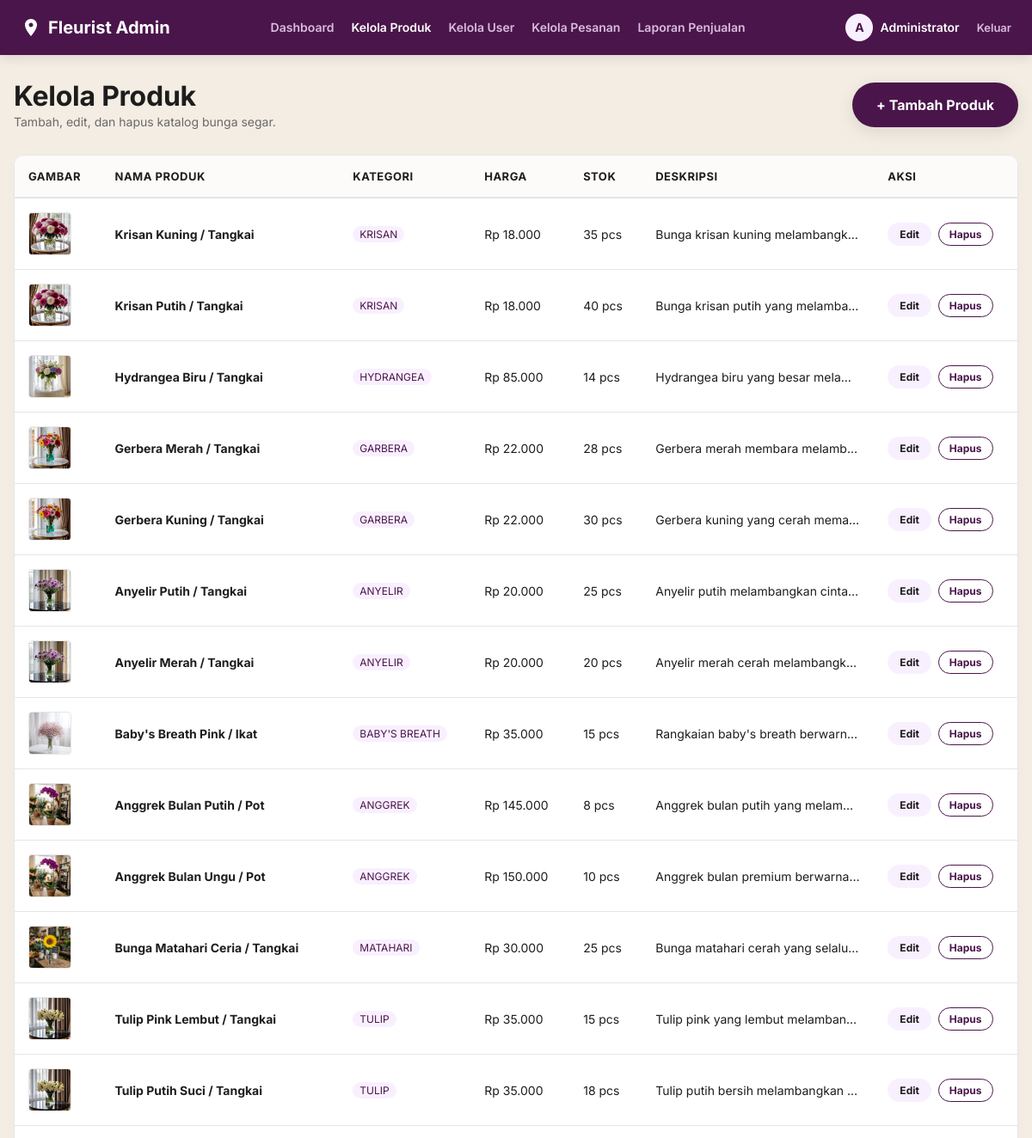
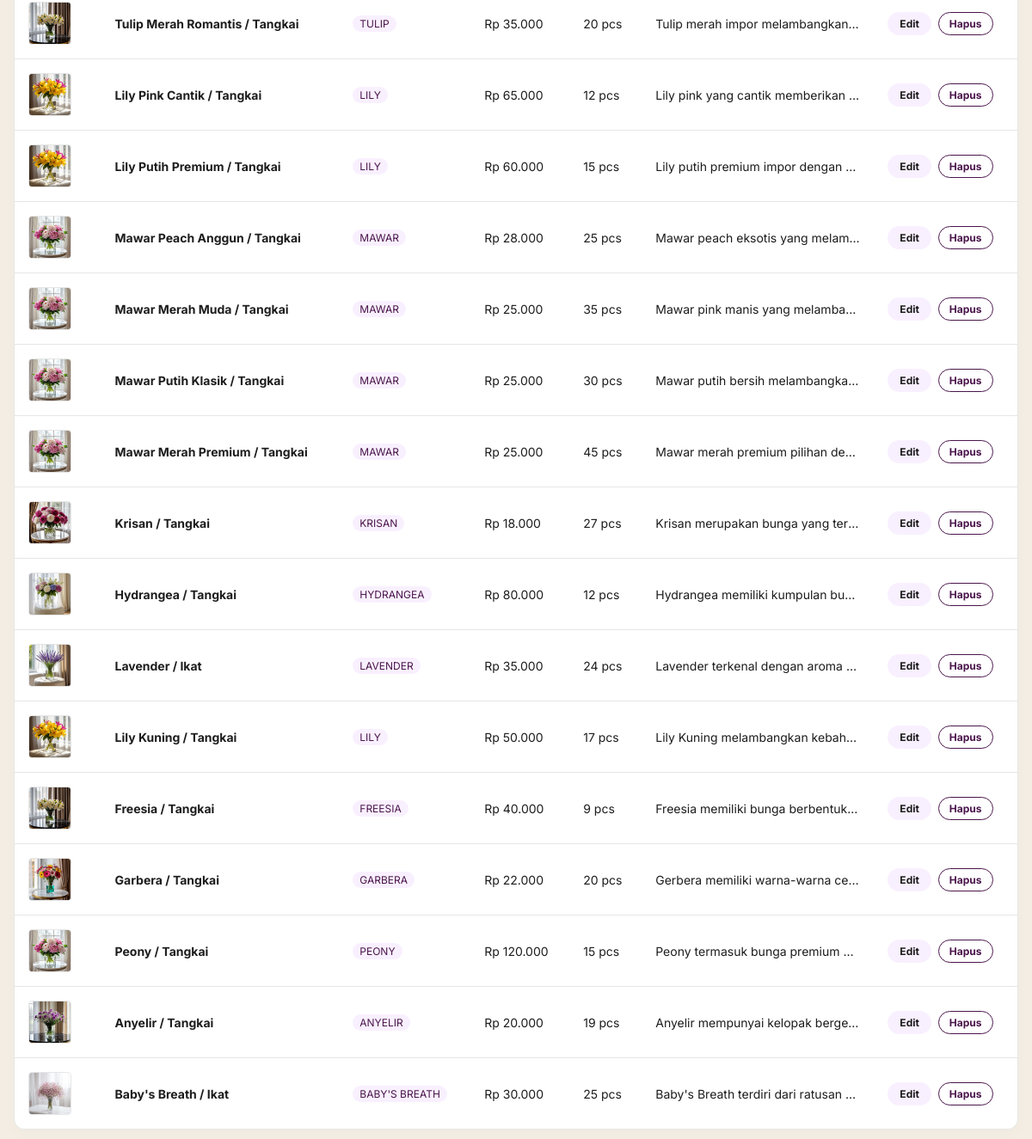
Page /admin/produk.php (signed in) on the committed database (2 pictures, top to bottom).
### tables this page shows
CREATE TABLE produk (
    id_produk INT AUTO_INCREMENT PRIMARY KEY,
    nama_produk VARCHAR(150) NOT NULL,
    kategori VARCHAR(100) NOT NULL,
    harga INT NOT NULL,
    stok INT NOT NULL DEFAULT 0,
    deskripsi TEXT,
    gambar VARCHAR(255)
);

### admin/produk.php (the view, shortened to what this page needs)
<?php
require_once '../koneksi.php';
include 'navbar.php';
$action = $_GET['action'] ?? 'list';
$upload_dir = '../uploads/';
$products = [];
if ($action === 'list') {
    try {
        $stmt = $db->query("SELECT * FROM produk ORDER BY id_produk DESC");
        $products = $stmt->fetchAll();
    } catch (PDOException $e) {
        $error = "Gagal memuat produk: " . $e->getMessage();
    }
}
?>
<!DOCTYPE html>
<html lang="id">
<head>
    <link rel="stylesheet" href="../style.css">
</head>
<body>
    <div class="admin-container">
        <?php if ($action === 'list'): ?>
            <div class="admin-header">
                <div>
                    <h1 class="display-md">Kelola Produk</h1>
                    <p class="caption">Tambah, edit, dan hapus katalog bunga segar.</p>
                </div>
                <div>
                    <a href="produk.php?action=add" class="btn btn-primary-pill">+ Tambah Produk</a>
                </div>
            </div>
            <div class="admin-table-container">
                <table class="admin-table">
                    <thead>
                        <tr>
                            <th>Gambar</th>
                            <th>Nama Produk</th>
                            <th>Kategori</th>
                            <th>Harga</th>
                            <th>Stok</th>
                            <th>Deskripsi</th>
                            <th>Aksi</th>
                        </tr>
                    </thead>
                    <tbody>
                        <?php if (empty($products)): ?>
                            <tr>
                                <td colspan="7" style="text-align: center; color: var(--ink-mute);">Belum ada produk. Silakan tambahkan produk baru.</td>
                            </tr>
                        <?php else: ?>
                            <?php foreach ($products as $prod): ?>
                                <tr>
                                    <td>
                                        <?php if ($prod['gambar'] && file_exists($upload_dir . $prod['gambar'])): ?>
                                            <img src="<?= $upload_dir . htmlspecialchars($prod['gambar']) ?>" alt="<?= htmlspecialchars($prod['nama_produk']) ?>" style="width: 50px; height: 50px; object-fit: cover; border-radius: var(--rounded-sm); border: 1px solid var(--hairline);">
                                        <?php else: ?>
                                            <div style="width: 50px; height: 50px; background-color: var(--canvas-cream); display: flex; align-items: center; justify-content: center; font-size: 10px; color: var(--ink-mute); border-radius: var(--rounded-sm); border: 1px solid var(--hairline);">No Img</div>
                                        <?php endif; ?>
                                    </td>
                                    <td><strong><?= htmlspecialchars($prod['nama_produk']) ?></strong></td>
                                    <td><span class="badge badge-role" style="font-weight: normal;"><?= htmlspecialchars($prod['kategori']) ?></span></td>
                                    <td>Rp <?= number_format($prod['harga'], 0, ',', '.') ?></td>
                                    <td><?= number_format($prod['stok']) ?> pcs</td>
                                    <td style="max-width: 250px; white-space: nowrap; overflow: hidden; text-overflow: ellipsis;" title="<?= htmlspecialchars($prod['deskripsi']) ?>">
                                        <?= htmlspecialchars($prod['deskripsi']) ?>
                                    </td>
                                    <td>
                                        <div style="display: flex; gap: var(--spacing-sm);">
                                            <a href="produk.php?action=edit&id=<?= $prod['id_produk'] ?>" class="btn btn-secondary-pill" style="padding: 6px 14px; font-size: 12px;">Edit</a>
                                            <a href="produk.php?action=delete&id=<?= $prod['id_produk'] ?>" class="btn btn-outline-aubergine" style="padding: 4px 12px; font-size: 12px; border: 1px solid var(--primary);" onclick="return confirm('Apakah Anda yakin ingin menghapus produk ini?')">Hapus</a>
                                        </div>
                                    </td>
                                </tr>
                            <?php endforeach; ?>
                        <?php endif; ?>
                    </tbody>
                </table>
            </div>
        <?php endif; ?>
    </div>
</body>
</html>

### style.css (style rules this page uses)
:root { --primary: #4a154b; --primary-deep: #481a54; --primary-press: #611f69; --primary-tint: #592466; --on-primary: #ffffff; --ink: #1d1d1d; --ink-mute: #696969; --link-blue: #1264a3; --link-hover: #3860be; --canvas: #ffffff; --canvas-cream: #f4ede4; --canvas-lavender: #f9f0ff; --surface-elev: #ffffff; --surface-aubergine: #4a154b; --hairline: #e6e6e6; --semantic-error: #cc4117; --semantic-success: #007a5a; --on-aubergine-mute: #d9bdde; --rounded-xs: 2px; --rounded-sm: 4px; --rounded-md: 8px; --rounded-lg: 12px; --rounded-xl: 16px; --rounded-xxl: 48px; --rounded-pill: 90px; --spacing-xs: 4px; --spacing-sm: 8px; --spacing-md: 12px; --spacing-lg: 16px; --spacing-xl: 20px; --spacing-xxl: 24px; --spacing-huge: 28px; }
* { box-sizing: border-box; margin: 0; padding: 0; }
body { font-family: 'Inter', system-ui, -apple-system, BlinkMacSystemFont, sans-serif; color: var(--ink); background-color: var(--canvas-cream); line-height: 1.55; font-size: 16px; -webkit-font-smoothing: antialiased; }
h1, h2, h3, h4, h5, h6 { font-family: 'Inter', system-ui, sans-serif; font-weight: 700; color: var(--ink); }
.display-md { font-size: 32px; line-height: 1.25; letter-spacing: -0.256px; font-weight: 700; }
.caption { font-size: 14px; line-height: 1.43; color: var(--ink-mute); }
a { color: var(--link-blue); text-decoration: none; font-weight: 600; transition: color 0.2s ease; }
.btn { display: inline-flex; align-items: center; justify-content: center; font-family: inherit; font-size: 16px; font-weight: 700; border: none; cursor: pointer; transition: all 0.2s ease; text-decoration: none; }
.btn-primary-pill { background-color: var(--primary); color: var(--on-primary); padding: 14px 28px; border-radius: var(--rounded-pill); box-shadow: rgba(0, 0, 0, 0.1) 0 5px 20px 0; }
.btn-secondary-pill { background-color: var(--canvas-lavender); color: var(--ink); padding: 10px 30px; border-radius: var(--rounded-pill); }
.btn-outline-aubergine { background-color: var(--canvas); color: var(--primary); border: 2px solid var(--primary); padding: 14px 28px; border-radius: var(--rounded-pill); }
.admin-container { max-width: 1200px; margin: 0 auto; padding: var(--spacing-huge) var(--spacing-lg); }
.admin-header { display: flex; justify-content: space-between; align-items: center; margin-bottom: var(--spacing-huge); }
.admin-table-container { overflow-x: auto; background-color: var(--canvas); border: 1px solid var(--hairline); border-radius: var(--rounded-lg); box-shadow: rgba(0, 0, 0, 0.02) 0 5px 15px 0; }
.admin-table { width: 100%; border-collapse: collapse; text-align: left; }
.admin-table th { background-color: #fcfbfa; color: var(--ink); font-weight: 700; font-size: 13px; text-transform: uppercase; letter-spacing: 0.5px; padding: var(--spacing-lg); border-bottom: 2px solid var(--hairline); }
.admin-table td { padding: var(--spacing-lg); border-bottom: 1px solid var(--hairline); font-size: 14px; color: var(--ink); }
.admin-table tr:last-child td { border-bottom: none; }
.badge { display: inline-flex; padding: 4px 10px; border-radius: var(--rounded-xs); font-size: 12px; font-weight: 700; text-transform: uppercase; }
.badge-role { background-color: var(--canvas-lavender); color: var(--primary); border-radius: var(--rounded-pill); padding: 2px 8px; }

### rows in the picture
produk: gambar (picture), nama_produk "Krisan Kuning / Tangkai", kategori "KRISAN", harga "18.000", stok "35", deskripsi "Bunga krisan kuning melambangk…"
produk: gambar (picture), nama_produk "Krisan Putih / Tangkai", kategori "KRISAN", harga "18.000", stok "40", deskripsi "Bunga krisan putih yang melamba…"
produk: gambar (picture), nama_produk "Hydrangea Biru / Tangkai", kategori "HYDRANGEA", harga "85.000", stok "14", deskripsi "Hydrangea biru yang besar mela…"
produk: gambar (picture), nama_produk "Gerbera Merah / Tangkai", kategori "GARBERA", harga "22.000", stok "28", deskripsi "Gerbera merah membara melamb…"
produk: gambar (picture), nama_produk "Gerbera Kuning / Tangkai", kategori "GARBERA", harga "22.000", stok "30", deskripsi "Gerbera kuning yang cerah mema…"
produk: gambar (picture), nama_produk "Anyelir Putih / Tangkai", kategori "ANYELIR", harga "20.000", stok "25", deskripsi "Anyelir putih melambangkan cinta…"
produk: gambar (picture), nama_produk "Anyelir Merah / Tangkai", kategori "ANYELIR", harga "20.000", stok "20", deskripsi "Anyelir merah cerah melambangk…"
produk: gambar (picture), nama_produk "Baby's Breath Pink / Ikat", kategori "BABY'S BREATH", harga "35.000", stok "15", deskripsi "Rangkaian baby's breath berwarn…"
produk: gambar (picture), nama_produk "Anggrek Bulan Putih / Pot", kategori "ANGGREK", harga "145.000", stok "8", deskripsi "Anggrek bulan putih yang melam…"
produk: gambar (picture), nama_produk "Anggrek Bulan Ungu / Pot", kategori "ANGGREK", harga "150.000", stok "10", deskripsi "Anggrek bulan premium berwarna…"
produk: gambar (picture), nama_produk "Bunga Matahari Ceria / Tangkai", kategori "MATAHARI", harga "30.000", stok "25", deskripsi "Bunga matahari cerah yang selalu…"
produk: gambar (picture), nama_produk "Tulip Pink Lembut / Tangkai", kategori "TULIP", harga "35.000", stok "15", deskripsi "Tulip pink yang lembut melamban…"
produk: gambar (picture), nama_produk "Tulip Putih Suci / Tangkai", kategori "TULIP", harga "35.000", stok "18", deskripsi "Tulip putih bersih melambangkan…"
produk: gambar (picture), nama_produk "Tulip Merah Romantis / Tangkai", kategori "TULIP", harga "35.000", stok "20", deskripsi "Tulip merah impor melambangkan…"
produk: gambar (picture), nama_produk "Lily Pink Cantik / Tangkai", kategori "LILY", harga "65.000", stok "12", deskripsi "Lily pink yang cantik memberikan…"
produk: gambar (picture), nama_produk "Lily Putih Premium / Tangkai", kategori "LILY", harga "60.000", stok "15", deskripsi "Lily putih premium impor dengan…"
produk: gambar (picture), nama_produk "Mawar Peach Anggun / Tangkai", kategori "MAWAR", harga "28.000", stok "25", deskripsi "Mawar peach eksotis yang melam…"
produk: gambar (picture), nama_produk "Mawar Merah Muda / Tangkai", kategori "MAWAR", harga "25.000", stok "35", deskripsi "Mawar pink manis yang melamba…"
produk: gambar (picture), nama_produk "Mawar Putih Klasik / Tangkai", kategori "MAWAR", harga "25.000", stok "30", deskripsi "Mawar putih bersih melambangka…"
produk: gambar (picture), nama_produk "Mawar Merah Premium / Tangkai", kategori "MAWAR", harga "25.000", stok "45", deskripsi "Mawar merah premium pilihan de…"
produk: gambar (picture), nama_produk "Krisan / Tangkai", kategori "KRISAN", harga "18.000", stok "27", deskripsi "Krisan merupakan bunga yang ter…"
produk: gambar (picture), nama_produk "Hydrangea / Tangkai", kategori "HYDRANGEA", harga "80.000", stok "12", deskripsi "Hydrangea memiliki kumpulan bu…"
produk: gambar (picture), nama_produk "Lavender / Ikat", kategori "LAVENDER", harga "35.000", stok "24", deskripsi "Lavender terkenal dengan aroma…"
produk: gambar (picture), nama_produk "Lily Kuning / Tangkai", kategori "LILY", harga "50.000", stok "17", deskripsi "Lily Kuning melambangkan kebah…"
produk: gambar (picture), nama_produk "Freesia / Tangkai", kategori "FREESIA", harga "40.000", stok "9", deskripsi "Freesia memiliki bunga berbentuk…"
produk: gambar (picture), nama_produk "Garbera / Tangkai", kategori "GARBERA", harga "22.000", stok "20", deskripsi "Gerbera memiliki warna-warna ce…"
produk: gambar (picture), nama_produk "Peony / Tangkai", kategori "PEONY", harga "120.000", stok "15", deskripsi "Peony termasuk bunga premium…"
produk: gambar (picture), nama_produk "Anyelir / Tangkai", kategori "ANYELIR", harga "20.000", stok "19", deskripsi "Anyelir mempunyai kelopak berge…"
produk: gambar (picture), nama_produk "Baby's Breath / Ikat", kategori "BABY'S BREATH", harga "30.000", stok "25", deskripsi "Baby's Breath terdiri dari ratusan…"

### other values in the picture
substr($_SESSION['nama'] ?? 'A', 0, 1) "A"
$_SESSION['nama'] "Administrator"
